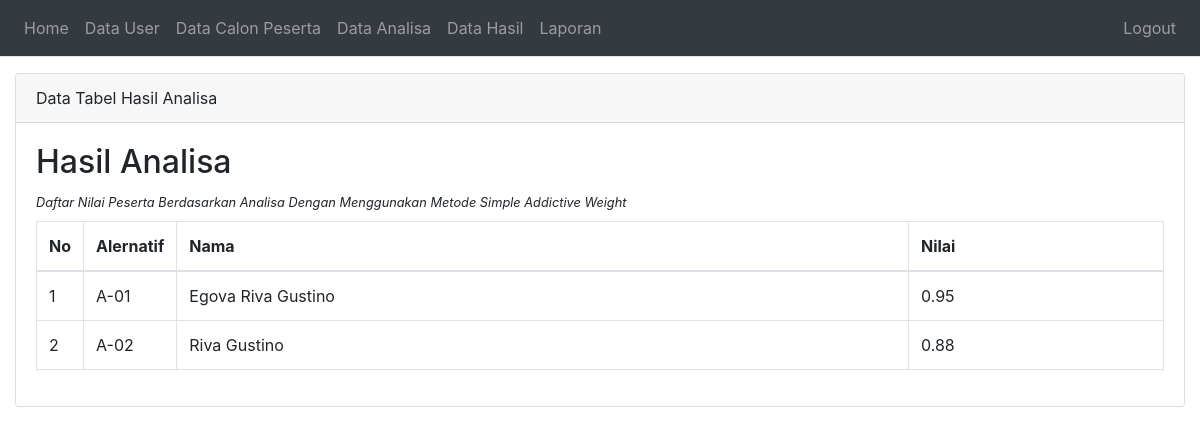
The app's page /admin/index.php?page=pages/hasil/index (signed in) with its own data.
### tables this page shows
CREATE TABLE IF NOT EXISTS `tb_kriteria` (
  `kriteria_id` int(11) NOT NULL,
  `peserta_id` int(11) NOT NULL,
  `kriteria_1` float NOT NULL,
  `kriteria_2` float NOT NULL,
  `kriteria_3` float NOT NULL,
  `kriteria_4` float NOT NULL,
  `kriteria_5` float NOT NULL,
  `kriteria_6` float NOT NULL
);

CREATE TABLE IF NOT EXISTS `tb_peserta` (
  `peserta_id` int(11) NOT NULL,
  `peserta_nama` varchar(255) NOT NULL,
  `peserta_jenis_kelamin` varchar(255) NOT NULL,
  `peserta_tmp_tgl_lahir` varchar(255) NOT NULL,
  `peserta_agama` varchar(255) NOT NULL,
  `peserta_alamat` varchar(255) NOT NULL,
  `peserta_no_hp` varchar(255) NOT NULL,
  `peserta_foto` varchar(255) NOT NULL,
  `peserta_berkas` varchar(255) NOT NULL
);

### admin/assets/model/Conn.php (called while the page is built, shortened)
<?php
$conn = mysqli_connect('localhost', 'root', 'mysql', 'db_saw_satpam');
$alt2 = 1;
class Conn
{
    public function get($sql)
    {
        global $conn;
        $ambil = $conn->query($sql);
        $hasil = array();
        while ($pecah = $ambil->fetch_object()) {
            $hasil[] = $pecah;
        }
        return $hasil;
    }
}

### admin/assets/model/Db.php (called while the page is built, shortened)
<?php
include 'Conn.php';
class Db extends Conn
{
    public function getKriteria()
    {
        $query = $this->get("SELECT max(kriteria_1) as maxK1,
                                    max(kriteria_2) as maxK2,
                                    max(kriteria_3) as maxK3,
                                    max(kriteria_4) as maxK4,
                                    max(kriteria_5) as maxK5,
                                    max(kriteria_6) as maxK6
                                    FROM tb_kriteria")[0];
        return $query;
    }
    public function getAllAnalisa()
    {
        $query = $this->get("   SELECT *
                                FROM tb_kriteria
                                JOIN tb_peserta
                                ON tb_kriteria.peserta_id = tb_peserta.peserta_id
                                ");
        return $query;
    }
}

### admin/pages/hasil/index.php (the view)
<div class="container-fluid">
    <div class="card mt-3 mb-5">
        <div class="card-header">Data Tabel Hasil Analisa</div>
        <div class="card-body">
            <h2>Hasil Analisa</h2>
            <small class="mb-5"><i>Daftar Nilai Peserta Berdasarkan Analisa Dengan Menggunakan Metode Simple Addictive Weight </i></small>
            <table class="table table-bordered mt-2">
                <thead>
                    <tr>
                        <th width='10px'>No</th>
                        <th width='20px'>Alernatif</th>
                        <th>Nama</th>
                        <th>Nilai</th>
                    </tr>
                </thead>
                <tbody>
                    <?php
                    $dAnalisas = $db->getAllAnalisa();
                    $dKriteria = $db->getKriteria();
                    foreach ($dAnalisas as $no => $dAnalisa) :
                    ?>
                        <tr>
                            <td><?php echo ++$no ?></td>
                            <td><?php echo 'A-0' . $alt2++ ?></td>
                            <td><?php echo $dAnalisa->peserta_nama ?></td>
                            <td><?php
                                echo round(($dAnalisa->kriteria_1 / $dKriteria->maxK1) * 0.25, 2) +
                                    round(($dAnalisa->kriteria_2 / $dKriteria->maxK2) * 0.10, 2) +
                                    round(($dAnalisa->kriteria_3 / $dKriteria->maxK3) * 0.25, 2) +
                                    round(($dAnalisa->kriteria_4 / $dKriteria->maxK4) * 0.10, 2) +
                                    round(($dAnalisa->kriteria_5 / $dKriteria->maxK5) * 0.15, 2) +
                                    round(($dAnalisa->kriteria_6 / $dKriteria->maxK6) * 0.15, 2) ?>
                            </td>
                        </tr>
                    <?php endforeach ?>
                </tbody>
            </table>
        </div>
    </div>
</div>

### admin/assets/css/simple-sidebar.css (style rules this page uses)
body { overflow-x: hidden; }

### records on screen
tb_kriteria: peserta.peserta_nama "Egova Riva Gustino", maxK2 "0.95"
tb_kriteria: peserta.peserta_nama "Riva Gustino", maxK2 "0.88"
